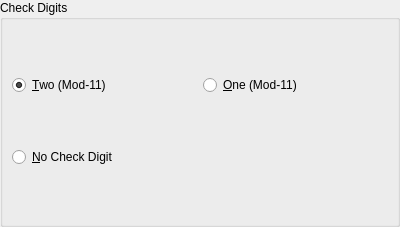
<?xml version="1.0" encoding="UTF-8"?>
<ui version="4.0">
 <class>grpC11</class>
 <widget class="QWidget" name="grpC11">
  <property name="geometry">
   <rect>
    <x>0</x>
    <y>0</y>
    <width>400</width>
    <height>227</height>
   </rect>
  </property>
  <property name="maximumSize">
   <size>
    <width>600</width>
    <height>16777215</height>
   </size>
  </property>
  <property name="windowTitle">
   <string>Form</string>
  </property>
  <layout class="QVBoxLayout" name="vLayoutC11">
   <property name="contentMargins">
    <number>0</number>
   </property>
   <property name="leftMargin">
    <number>0</number>
   </property>
   <property name="topMargin">
    <number>0</number>
   </property>
   <property name="rightMargin">
    <number>0</number>
   </property>
   <property name="bottomMargin">
    <number>0</number>
   </property>
   <item>
    <widget class="QGroupBox" name="grpC11CheckDigits">
     <property name="title">
      <string>Check Digits</string>
     </property>
     <property name="toolTip">
      <string>Check digits options</string>
     </property>
     <layout class="QGridLayout" name="gridLayoutC11CheckDigits">
      <item row="0" column="0">
       <widget class="QRadioButton" name="radC11TwoCheckDigits">
        <property name="text">
         <string>&amp;Two (Mod-11)</string>
        </property>
        <property name="toolTip">
         <string>Add 2 mod-11 check digits</string>
        </property>
        <property name="checked">
         <bool>true</bool>
        </property>
       </widget>
      </item>
      <item row="0" column="1">
       <widget class="QRadioButton" name="radC11OneCheckDigit">
        <property name="text">
         <string>&amp;One (Mod-11)</string>
        </property>
        <property name="toolTip">
         <string>Add 1 mod-11 check digit</string>
        </property>
       </widget>
      </item>
      <item row="1" column="0">
       <widget class="QRadioButton" name="radC11NoCheckDigits">
        <property name="text">
         <string>&amp;No Check Digit</string>
        </property>
        <property name="toolTip">
         <string>Do not add any check digits</string>
        </property>
       </widget>
      </item>
     </layout>
    </widget>
   </item>
  </layout>
 </widget>
 <resources/>
 <connections/>
</ui>
